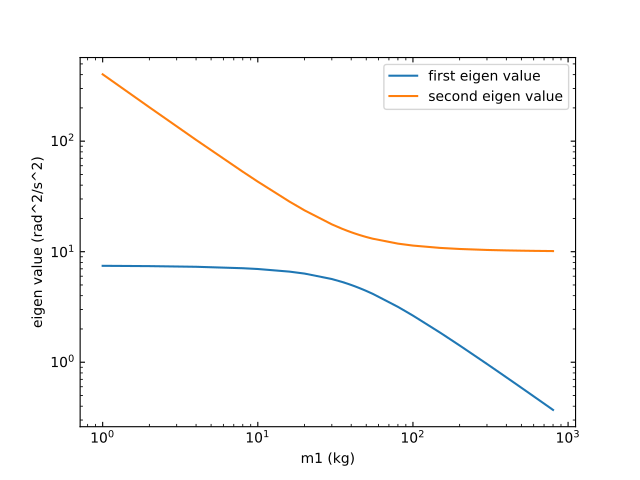

Source code (Python):
import numpy as np # para leer los datos y guardarlos en arreglos
import matplotlib.pyplot as plt
import sys

# leer los datos
k, m1, m2, lmbd1, lmbd2 = np.genfromtxt(sys.argv[1], unpack=True)

for i in range(len(lmbd1)):
    if lmbd1[i] > lmbd2[i]:
        # Intercambiar valores
        lmbd1[i], lmbd2[i] = lmbd2[i], lmbd1[i]

# dibujar y guardar a un pdf
fig, ax = plt.subplots()
ax.plot(m1, lmbd1, label = "first eigen value") #m1 en x, lmbd2 en y
ax.plot(m1, lmbd2, label = "second eigen value")
ax.legend() #que aparezcan los labels


# TODO labels
ax.set_ylabel("eigen value (rad^2/s^2)")
ax.set_xlabel("m1 (kg)")


# TODO : Escala log en x y en y 
ax.set_yscale("log")
ax.set_xscale("log")


plt.tick_params(top=True, right=True, direction = "in", which='both')
# Imprimir la figura
fig.savefig("plot.pdf")
